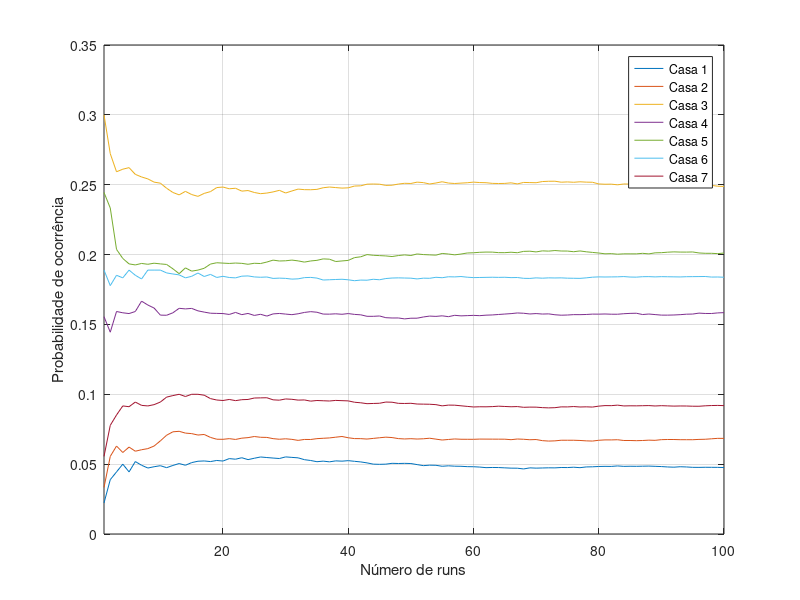
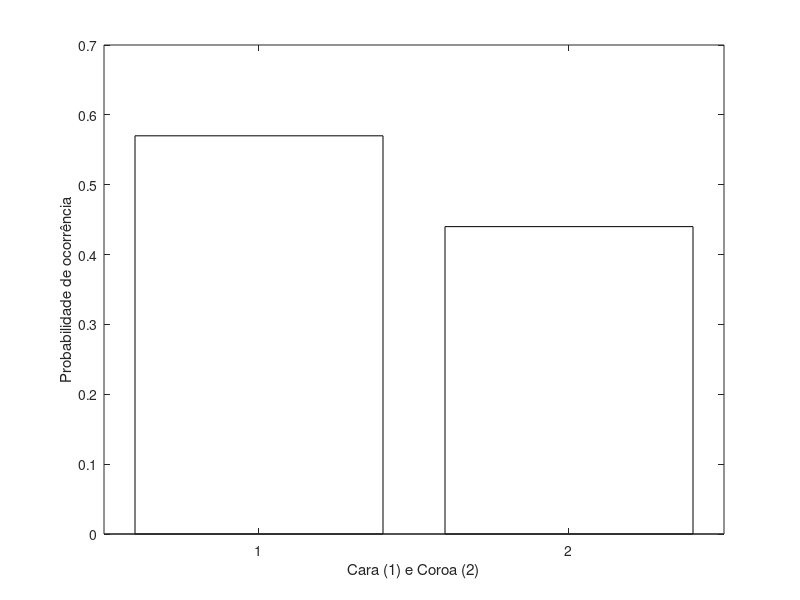

Here is the MATLAB script that generated these plots, in order:
close all;
Njogadas=100;
NMC=100; %Número de runs
Ndiscard=10;
Ncasas=7;
z = zeros(NMC,Ncasas); %número de estados do jogo, que indica o número de vezes que se caiu em cada casa
y = zeros(1,Njogadas); % dimensão igual ao número de jogadas em cada run de Monte Carlo, que indica as casas em que se caiu em cada jogada
Aluguer = [10,10,0,15,20,25,35];
estados = [2,3,4,5,6,3,1;
           3,4,5,6,3,7,2]; %representação da máquina de estados a posição estados(1,1) representa a casa onde se vai para caso estejamos na casa 1 e calhe cara
coinflips = zeros(1,Njogadas);
zfreq = zeros(NMC,Ncasas);
%rand('state',0)
espera = 0;
hh = waitbar(espera,"Doing stuff");

for i=1:1:NMC
    x = 0; %variável escalar que indica o número do estado em que a marca do jogador está em cada instante;
    for k=1:1:Njogadas+1 % a inicial n conta para o nº de jogadas         
        avanca = randi([1 2]); % lançamento da moeda
        coinflips(k)=avanca;
        if x == 0              % no inicio está "fora do tabuleiro"
            x = avanca;        % ou vai para o 1 ou para o 2
        else    
            x = estados(avanca,x);  % avança segundo o diagrama
        end
        y(k) = x;
        if k > Ndiscard+1    
            z(i,x) = z(i,x)+1;
        end
    end 
end

%testing if transitions are right. First bullet point on question P2.
for i = 1:1:(length(y)-1)
    salto = y(i+1) - y(i);
    if(salto ~= 1 && salto ~= 2)
       salto = abs(salto);
       if(salto == 3)
           if(~((y(i) == 6 && y(i+1) == 3) &&  coinflips(i+1) == 1))
                disp("There's a wrong move in this run" )
                disp(i)
           end
       end
       if(salto == 5)
           if(~((y(i) == 7 && y(i+1) == 2)  &&  coinflips(i+1) == 2))
                disp("There's a wrong move in this run"  )
           end
       end
       if(salto == 6)
           if(~((y(i) == 7 && y(i+1) == 1) &&  coinflips(i+1) == 1))
                disp("There's a wrong move in this run"  )
           end
       end
    end
end   


%testing if transitions are right. 
for n = 1:1:NMC
    for i=1:1:Ncasas
        zfreq(n,i) = sum(z(1:n,i))/((Njogadas-Ndiscard)*n);
    end
      espera = espera + 1/NMC;
      waitbar(espera,hh,"Doing stuff");
end
figure(1)
for i = 1:1:Ncasas
    xlim([1,NMC]);
    plot(zfreq(:,i))
    hold on
end
legend('Casa 1','Casa 2','Casa 3','Casa 4','Casa 5','Casa 6','Casa 7');
xlabel('Número de runs')
ylabel('Probabilidade de ocorrência')
grid on

%Last bullet point on question P2. Probability of coinflips

coinflips_frequency = zeros(1,2);
for i=1:1:length(coinflips)
    if coinflips(i) == 1
        coinflips_frequency(1,1) = coinflips_frequency(1,1) + 1; 
    end
    if coinflips(i) == 2
        
        coinflips_frequency(1,2) = coinflips_frequency(1,2) + 1;
    end
end
figure(3)
bar(1:2, coinflips_frequency/Njogadas,'FaceColor','flat')
xlabel('Cara (1) e Coroa (2)')
ylabel('Probabilidade de ocorrência')
%1 corresponde a sair "cara" e um resultado igual a 2 é "coroa"
close(hh)

